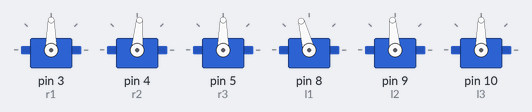
Bench run of a sketch on a simulated Arduino Uno, built with avr-gcc and run on an emulated ATmega328P. Shown: 6 × servo.

Above: at 0.05 s.
At 2.25 s:
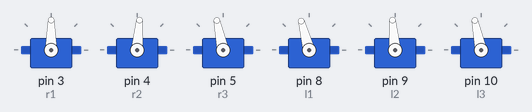
At 5.2 s:
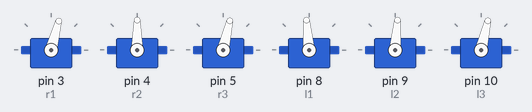
At 7.2 s:
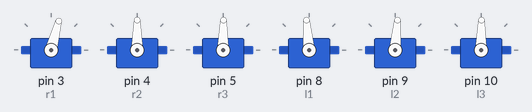
Timing chart, 0 to 9.4 s (numbered marks = the images above):
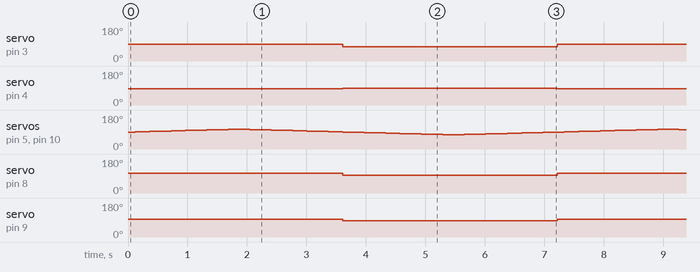

The sketch:

bipedeAlum.ino
```cpp
//bipede alum
#include <Servo.h>
#define V1 120
#define V2 1000

Servo r1, r2, r3;
Servo l1, l2, l3;


int grau;

void setup()
{
  r1.attach(3);
  r2.attach(4);
  r3.attach(5);
  l1.attach(8);
  l2.attach(9);
  l3.attach(10);

}

void loop()
{
  int i = 0;

  for(i=0;i<15;i++){
   r3.write(90+i);
   l3.write(90+i);

   r1.write(90);
   l1.write(105);


   r2.write(85);
   l2.write(95);
   delay(V1);
  }

  for(i=0;i<15;i++){
   r3.write(105-i);
   l3.write(105-i);

   delay(V1);
  }
  //======================
  for(i=0;i<15;i++){
   r3.write(90-i);
   l3.write(90-i);

   r1.write(75);
   l1.write(95);

   r2.write(90);
   l2.write(85);

   delay(V1);
  }
  for(i=0;i<15;i++){
   r3.write(75+i);
   l3.write(75+i);

   delay(V1);
  }


}

void alinha(){
  int grau = 90;
   r1.write(grau);
   l1.write(grau);
   r2.write(grau);
   l2.write(grau);
   r3.write(grau);
   l3.write(grau);


}
```

Measured:
- by itself, servo on pin 3 (r1): alternates 90° for 3.6 s and 75° for 3.6 s
- by itself, servo on pin 4 (r2): alternates 90° for 3.6 s and 85° for 3.6 s
- by itself, servo on pin 8 (l1): alternates 105° for 3.6 s and 95° for 3.6 s
- by itself, servo on pin 9 (l2): alternates 95° for 3.6 s and 85° for 3.6 s
